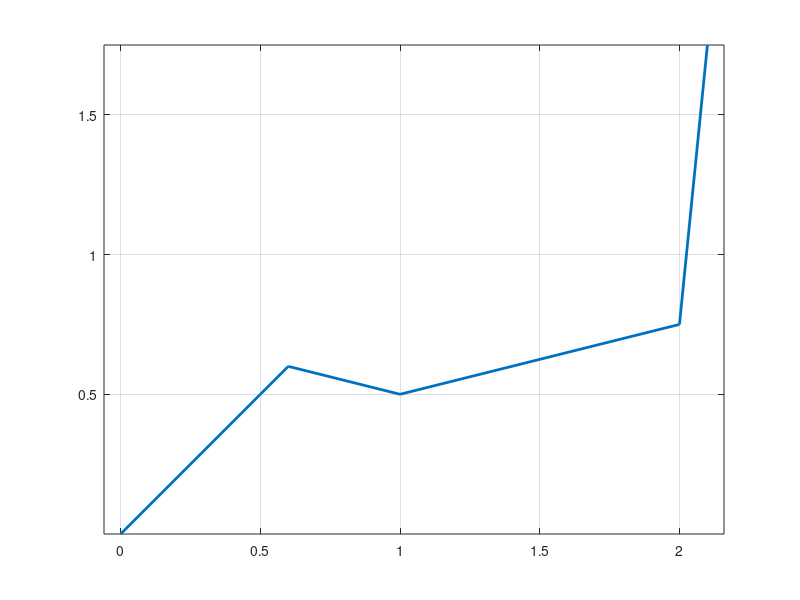

Recreate this plot in MATLAB.
coord = [0,0;0.5,0.5;0.6,0.6;1,0.5;2,0.75;2.1,1.75];
figure(1);hold off;
plot(coord(:,1),coord(:,2),'LineWidth',2);
grid on;
axis equal;

%
coord_diff = diff(coord) % Find the difference between each coordinate (i.e. the line between the points)
% Make use of complex numbers. A vector is given by x + i*y, where i is the imaginary unit
vector = coord_diff(:,1) + 1i * coord_diff(:,2);
line_angles = angle(vector) * 180/pi; % Line angles given in degrees  
diff_line_angle = diff(line_angles);  % The difference in angle between each line segme
diff_line_angle = min(180-abs(diff_line_angle),abs(diff_line_angle))

